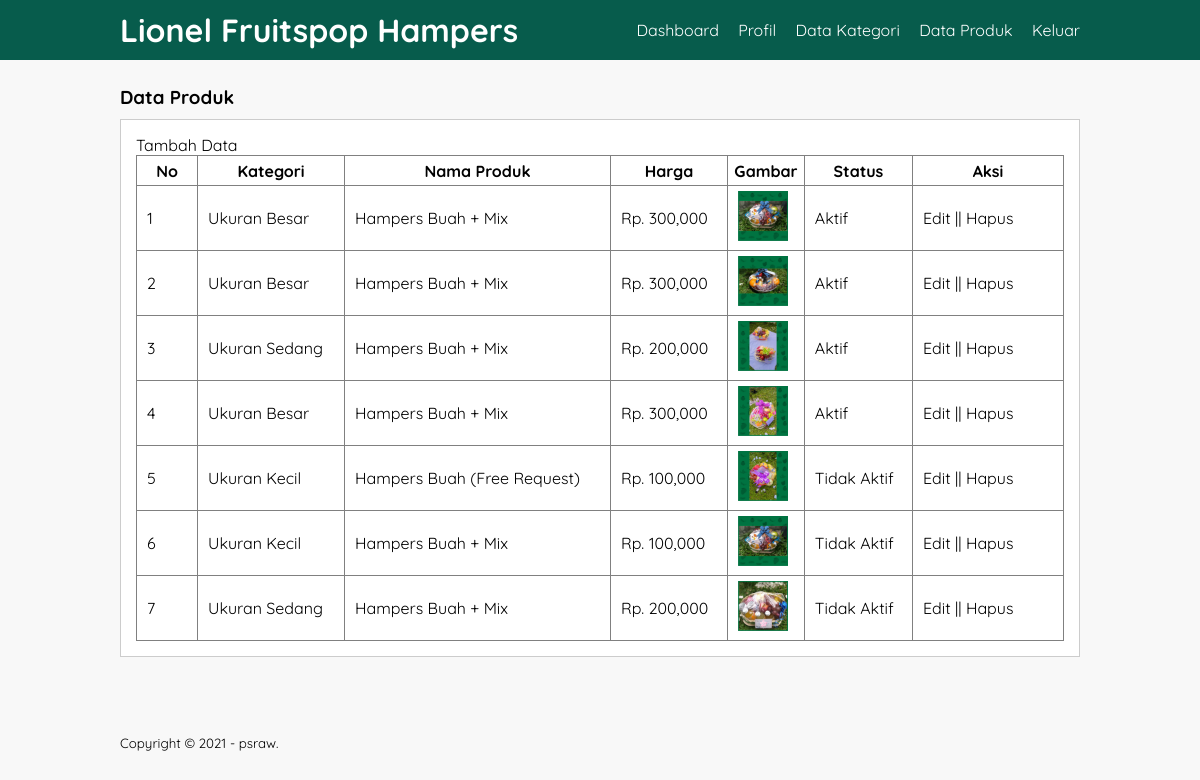
The app's page /data-produk.php (signed in) with its own data.
### tables this page shows
CREATE TABLE `tb_product` (
  `product_id` int(11) NOT NULL,
  `category_id` int(11) NOT NULL,
  `product_name` varchar(100) NOT NULL,
  `product_price` int(11) NOT NULL,
  `product_description` text NOT NULL,
  `product_image` varchar(100) NOT NULL,
  `product_status` tinyint(1) NOT NULL,
  `data_created` timestamp NOT NULL DEFAULT CURRENT_TIMESTAMP
);

CREATE TABLE `tb_category` (
  `category_id` int(11) NOT NULL,
  `category_name` varchar(25) NOT NULL
);

### data-produk.php (the view, shortened to what this page needs)
<?php
include 'db.php';
?>
<!DOCTYPE html>
<html>
<head>
	<link rel="stylesheet" type="text/css" href="css/style.css">
</head>
<body>
	<header>
		<div class="container">
			<h1><a href="dashboard.php">Lionel Fruitspop Hampers</a></h1>
			<ul>
				<li><a href="dashboard.php">Dashboard</a></li>
				<li><a href="profil.php">Profil</a></li>
				<li><a href="data-kategori.php">Data Kategori</a></li>
				<li><a href="data-produk.php">Data Produk</a></li>
				<li><a href="keluar.php">Keluar</a></li>
			</ul>
		</div>
	</header>
	<div class="section">
		<div class="container">
			<h3>Data Produk</h3>
			<div class="box">
				<p><a href="tambah-produk.php">Tambah Data</a></p>
				<table border="1" cellspacing="0" class="table">
					<thead>
						<tr>
							<th width="60px">No</th>
							<th>Kategori</th>
							<th>Nama Produk</th>
							<th>Harga</th>
							<th>Gambar</th>
							<th>Status</th>
							<th width="150px">Aksi</th>
						</tr>
					</thead>
					<tbody>
						<?php
						$no = 1;
						$produk = mysqli_query($conn, "SELECT * FROM tb_product LEFT JOIN tb_category USING (category_id) ORDER BY product_id DESC");
						if (mysqli_num_rows($produk) > 0) {
							while ($row = mysqli_fetch_array($produk)) {
						?>
								<tr>
									<td><?php echo $no++ ?></td>
									<td><?php echo $row['category_name'] ?></td>
									<td><?php echo $row['product_name'] ?></td>
									<td>Rp. <?php echo number_format($row['product_price']) ?></td>
									<td><a href="produk/<?php echo $row['product_image'] ?>" target="_blank"> <img src="produk/<?php echo $row['product_image'] ?>" width="50px"> </a></td>
									<td><?php echo ($row['product_status'] == 0) ? 'Tidak Aktif' : 'Aktif'; ?></td>
									<td>
										<a href="edit-produk.php?id=<?php echo $row['product_id'] ?>">Edit</a> || <a href="proses-hapus.php?idp=<?php echo $row['product_id'] ?>" onclick="return confirm('Yakin ingin hapus ?')">Hapus</a>
									</td>
								</tr>
							<?php }
						} else { ?>
							<tr>
								<td colspan="7">Tidak ada data</td>
							</tr>
						<?php } ?>
					</tbody>
				</table>
			</div>
		</div>
	</div>
	<footer>
		<div class="container">
			<small>Copyright &copy; 2021 - psraw.</small>
		</div>
	</footer>
</body>
</html>

### css/style.css (style rules this page uses)
* { padding:0; margin:0; font-family: 'Quicksand', sans-serif; }
body { background-color: #f8f8f8; }
a { color: inherit; text-decoration: none; }
header { background-color: #075C4C; color: #fff; }
header h1 { float: left; padding:10px 0; }
header ul { float: right; }
header ul li { display: inline-block; }
header ul li a { padding:20px 0 20px 15px; display: inline-block; }
footer { padding:25px 0; }
.container { width: 80%; margin:0 auto; }
.container:after { content: ''; display: block; clear: both; }
.section { padding:25px 0; }
.box { background-color: #fff; border:1px solid #ccc; padding:15px; box-sizing: border-box; margin:10px 0 25px 0; }
.box:after { content: ''; display: block; clear: both; }
.table { width: 100%; border-collapse: collapse; }
.table tr { height: 30px; }
.table tr td { padding:5px 10px; }

### records on screen
tb_product: category.category_name "Ukuran Besar", product_name "Hampers Buah + Mix", product_price "300,000", product_image (picture), product_status "Aktif"
tb_product: category.category_name "Ukuran Besar", product_name "Hampers Buah + Mix", product_price "300,000", product_image (picture), product_status "Aktif"
tb_product: category.category_name "Ukuran Sedang", product_name "Hampers Buah + Mix", product_price "200,000", product_image (picture), product_status "Aktif"
tb_product: category.category_name "Ukuran Besar", product_name "Hampers Buah + Mix", product_price "300,000", product_image (picture), product_status "Aktif"
tb_product: category.category_name "Ukuran Kecil", product_name "Hampers Buah (Free Request)", product_price "100,000", product_image (picture), product_status "Tidak Aktif"
tb_product: category.category_name "Ukuran Kecil", product_name "Hampers Buah + Mix", product_price "100,000", product_image (picture), product_status "Tidak Aktif"
tb_product: category.category_name "Ukuran Sedang", product_name "Hampers Buah + Mix", product_price "200,000", product_image (picture), product_status "Tidak Aktif"
